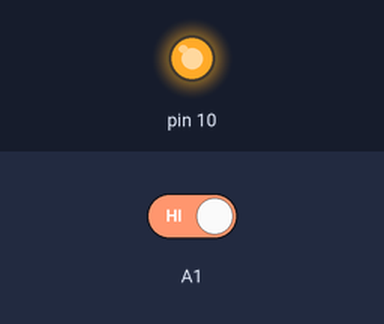
A sketch run on a simulated Arduino Uno, built with avr-gcc and run on an emulated ATmega328P. Shown: output pins drawn as LEDs (lit = HIGH). Inputs (shaded band) come from the test bench; at power-on: A1 HIGH.

Above: at 1.4 s.
1.5 s: A1 driven LOW
At 1.8 s:
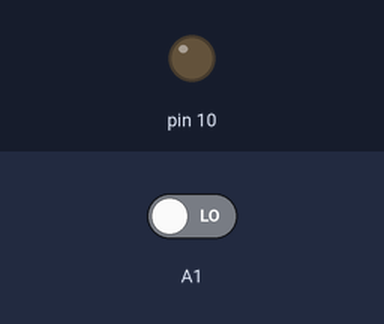
3.0 s: A1 driven HIGH
At 4.1 s:
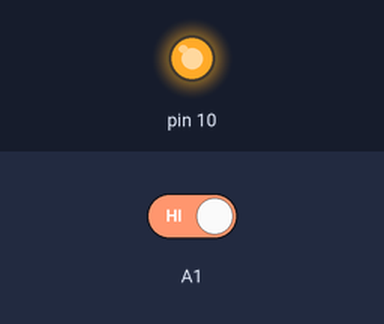
Timing chart, 0 to 6.0 s (numbered marks = the images above; inputs shaded):
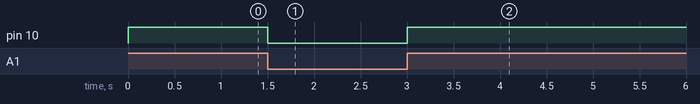

Measured:
- after the input at 1.5 s, pin 10: HIGH → LOW at once
- after the input at 3.0 s, pin 10: LOW → HIGH at once

The sketch:

Ejercicio_03.ino
```cpp
void setup()
{
	// put your setup code here, to run once:
	pinMode(A1, INPUT);
	pinMode(10, OUTPUT);
}

void loop()
{
	// put your main code here, to run repeatedly:
	if (digitalRead(A1) == LOW)
		digitalWrite(10, LOW);
	else
		digitalWrite(10, HIGH);
	delay(300);
}
```
